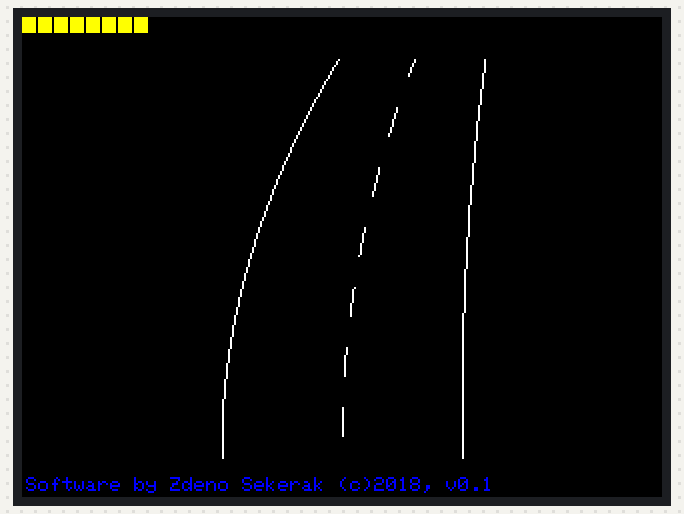
The sketch below on a simulated Arduino Uno, built with avr-gcc and run on an emulated ATmega328P. Parts: 320×240 colour display. What the sketch prints to the serial monitor is not drawn.

Above: at 0.36 s.
At 8.92 s:
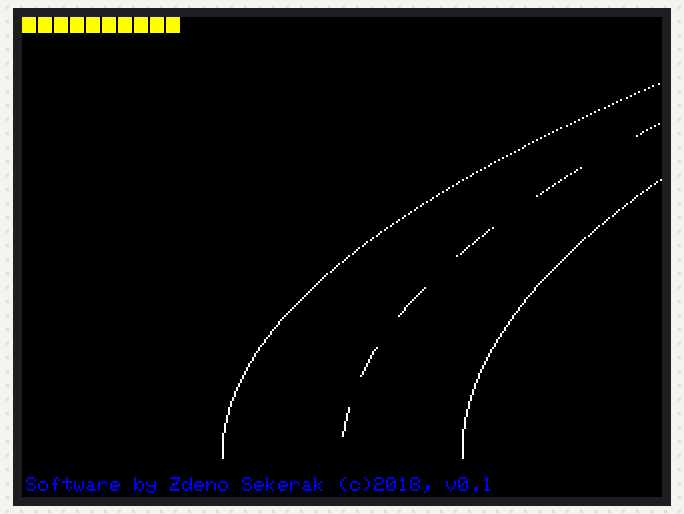
At 17.55 s:
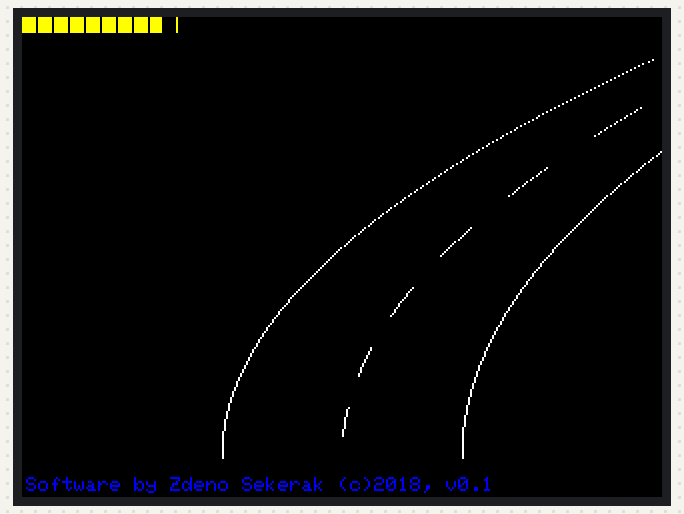
At 24.74 s:
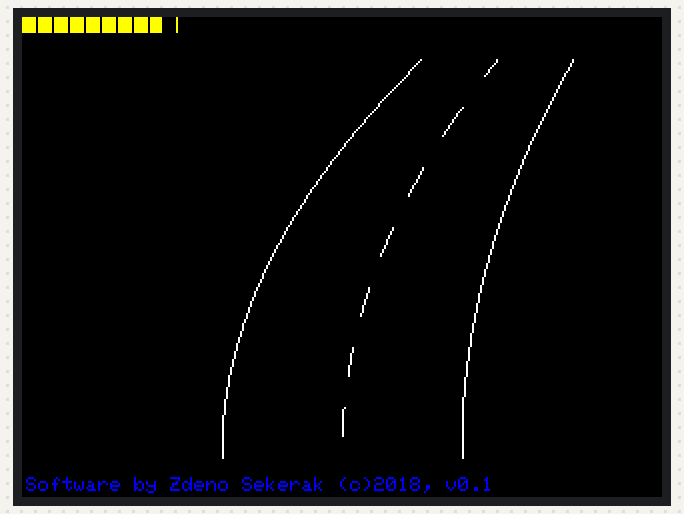
At 31.94 s:
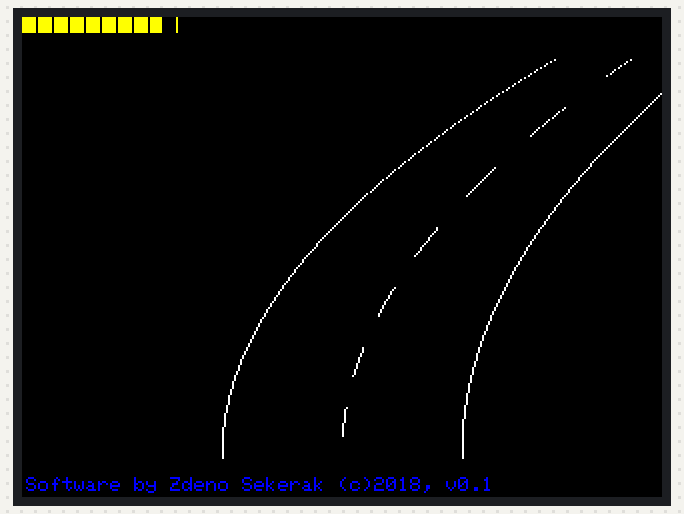
At 39.79 s:
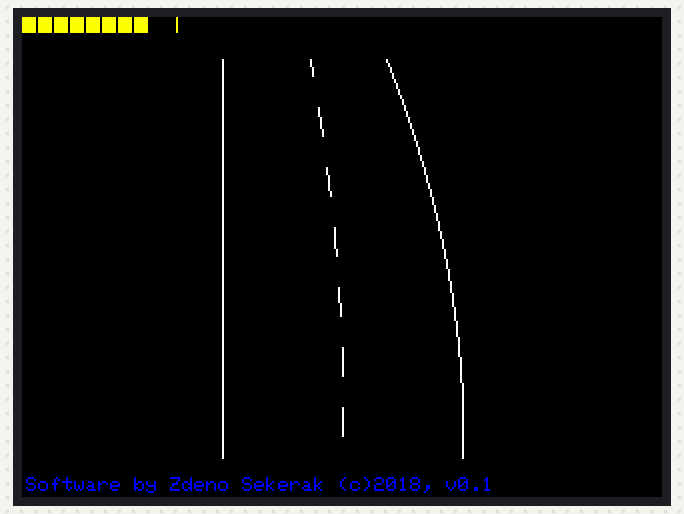

The sketch:

trex.ino
```cpp
#include <stdint.h>
#include <EEPROM.h>
#include "TouchScreen.h"
#include <Adafruit_GFX.h>    // Core graphics library
#include <Adafruit_TFTLCD.h> // Hardware-specific library


#define LCD_CS A3 // Chip Select goes to Analog 3
#define LCD_CD A2 // Command/Data goes to Analog 2
#define LCD_WR A1 // LCD Write goes to Analog 1
#define LCD_RD A0 // LCD Read goes to Analog 0
#define LCD_RESET A4 // Can alternately just connect to Arduino's reset pin

#define YP A1  // must be an analog pin, use "An" notation!
#define XM A2  // must be an analog pin, use "An" notation!
#define YM 7   // can be a digital pin
#define XP 6   // can be a digital pin

#define TS_MINX    160
#define TS_MINY    140
#define TS_MAXX    880
#define TS_MAXY    940
#define MIN_TOUCH  10


// Assign human-readable names to some common 16-bit color values:
#define BLACK   0x0000
#define GRAY    0x0101
#define BLUE    0x001F
#define RED     0xF800
#define GREEN   0x07E0
#define CYAN    0x07FF
#define MAGENTA 0xF81F
#define YELLOW  0xFFE0
#define WHITE   0xFFFF

#define FONT_WIDTH  12
#define FONT_HEIGHT 17

Adafruit_TFTLCD tft(LCD_CS, LCD_CD, LCD_WR, LCD_RD, LCD_RESET);
TouchScreen ts = TouchScreen(XP, YP, XM, YM, 300);

static int mapa[][3] = {
  { 100, 20, 64 },
  { 500, 40, 72 },
  { 700, 10, 80 },
  { 450, 50, 70 },
  { 600, 50, 70 },
  { 250, 50, 70 },
  { 450, 50, 70 },
  {   0, 20, 64 },
  {-300, 30, 56 },
  {-600, 50, 64 },
  {   0, 30, 56 },
};

int cesta_h1;
int cesta_h2;
int cesta_d1;
int cesta_d2;

int imapa = 0;
int krok = 0;

float uhol = 0;
float uhol_krok = 0;
int rychl = 64;
int rychl_old = 0;
int step = 10;

void setup(void)
{
  Serial.begin(9600, SERIAL_8N1);
  Serial.setTimeout(100);
  Serial.println(F("T-Rex. Software by Zdeno Sekerak (c) 2018."));

  cesta_h1 = 70;
  cesta_h2 = -70;
  cesta_d1 = 100;
  cesta_d2 = 220;

  tft.reset();
  tft.begin(tft.readID());
  MainKresli();
}
// -----------------------------------------------------------------------------

void MainKresli(void)
{
  tft.fillScreen(BLACK);
  tft.setRotation(3);

  // copyright
  tft.setTextColor(BLUE);
  tft.setTextSize(1);
  tft.setCursor(2, 230);
  tft.print(F("Software by Zdeno Sekerak (c)2018, v0.1"));

  uhol = mapa[0][0];
  krok = mapa[0][1];
  uhol_krok = (mapa[1][0] - uhol)/krok;

  KresliCesta(cesta_d1, cesta_d2, cesta_h1, cesta_h2, uhol, WHITE);
  KresliRychl(rychl);
}
// -----------------------------------------------------------------------------

void KresliRychl(int rychl)
{
  int x;
  for(x=min(rychl,rychl_old); x<max(rychl,rychl_old); x=x+8)
  {
    tft.fillRect(x, 0, 7, 8, (x<rychl)? YELLOW: BLACK);
  }
  rychl_old = rychl;
}
// -----------------------------------------------------------------------------

void KresliTo(int stred, int zatoc, int vzork, int col)
{
  int x, y;
  int z, zat;

   x = 0;
   z = 0;
   zat = ((int)32*zatoc)/240;

   for(y=220; y>20; y--)
   {
      z += zat;
      x += z/256;

      if(((y/vzork) % 2)
      || (vzork == 1)) {
         tft.drawPixel(stred + x/32, y, col);
      }
   }
}
// -----------------------------------------------------------------------------

void KresliCesta(int x1, int x2, int y1, int y2, int uhol, int color)
{
    KresliTo(x1, y1+uhol, 1, color);
    KresliTo(x2, y2+uhol, 1, color);
    KresliTo((x1 + x2)/2, ((y1+y2)/2) + uhol, 15, color);
}
// -----------------------------------------------------------------------------

// the loop function - interactive with touch
/*
void loop()
{
   TSPoint p = ts.getPoint();

   if( p.z > MIN_TOUCH )
   {
      pinMode(XM, OUTPUT);
      pinMode(YP, OUTPUT);

      p.x = map(p.x, TS_MINX, TS_MAXX, tft.height(), 0);
      p.y = map(p.y, TS_MINY, TS_MAXY, tft.width(), 0);

      KresliCesta(cesta_d1, cesta_d2, cesta_h1, cesta_h2, uhol, BLACK);

      // vlavo-vpravo
      if(( p.y > 200 ) && ( p.x > 80 ) && ( p.x < 160 ) && ( uhol > -680 )) uhol=uhol-step;
      if(( p.y < 100 ) && ( p.x > 80 ) && ( p.x < 160 ) && ( uhol <  680 )) uhol=uhol+step;

      // plyn-brzda
      if(( p.x <  80 ) && ( p.y > 100 ) && ( p.y < 200 ) && ( rychl < 248 )) rychl=rychl+8;
      if(( p.x > 160 ) && ( p.y > 100 ) && ( p.y < 200 ) && ( rychl >=  8 )) rychl=rychl-8;

      KresliCesta(cesta_d1, cesta_d2, cesta_h1, cesta_h2, uhol, WHITE);
      KresliRychl(rychl);
   }
}
*/

void loop()
{
    KresliCesta(cesta_d1, cesta_d2, cesta_h1, cesta_h2, uhol, BLACK);

    // posun uhol
    uhol += uhol_krok;
    // tento krok je dokonceny
    // daj dalsi
    if( krok-- == 0 )
    {
      imapa++;
      if((imapa+1) >= sizeof(mapa)/sizeof(mapa[0]))
          imapa = 0;
      uhol = mapa[imapa][0];
      krok = mapa[imapa][1];
      uhol_krok = (mapa[imapa+1][0] - uhol)/krok;
    }

    KresliCesta(cesta_d1, cesta_d2, cesta_h1, cesta_h2, uhol, WHITE);
    KresliRychl(mapa[imapa][2]);
    delay(100);
}
```
